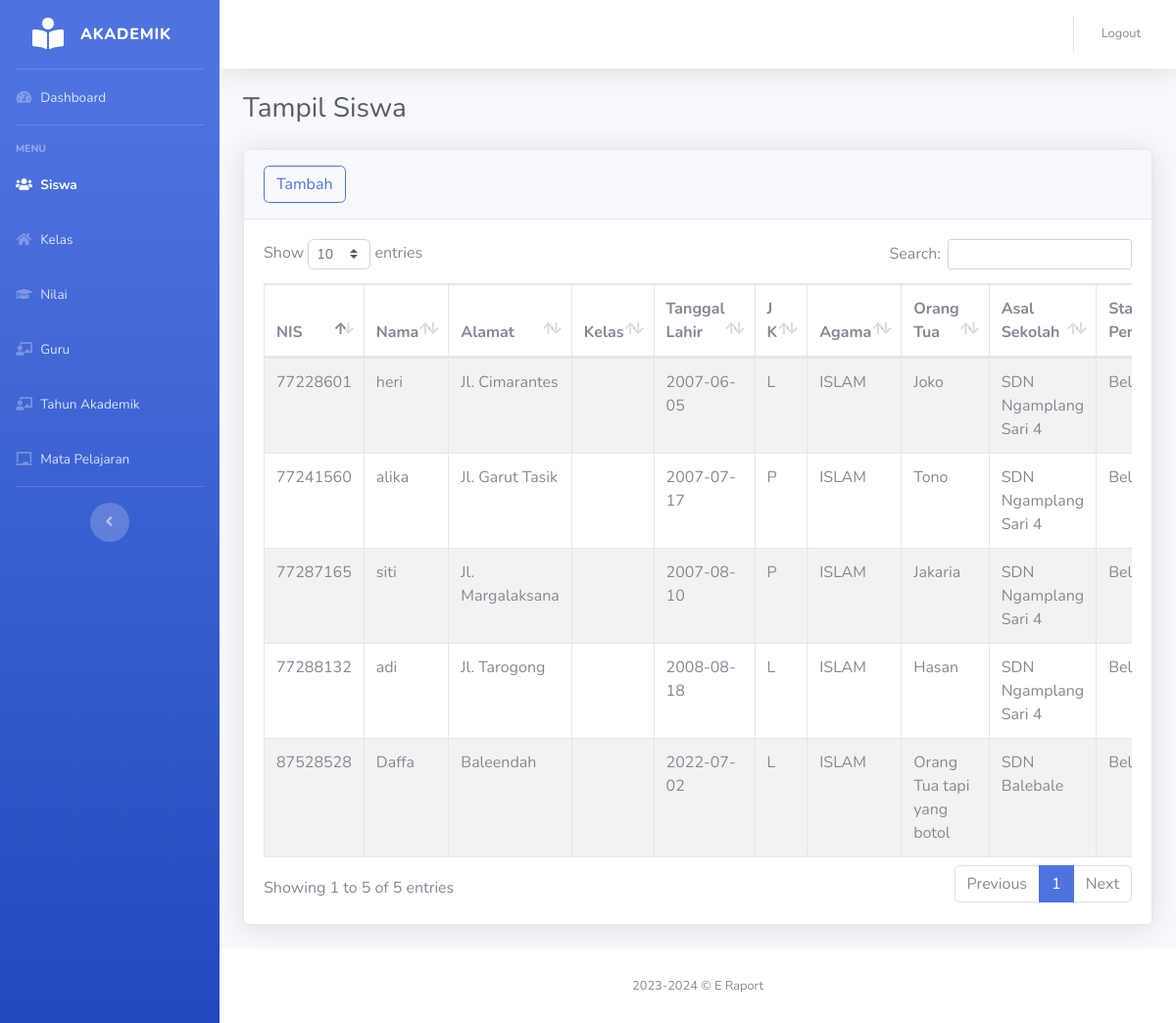
Before: /siswa/siswa.php with the older database file.
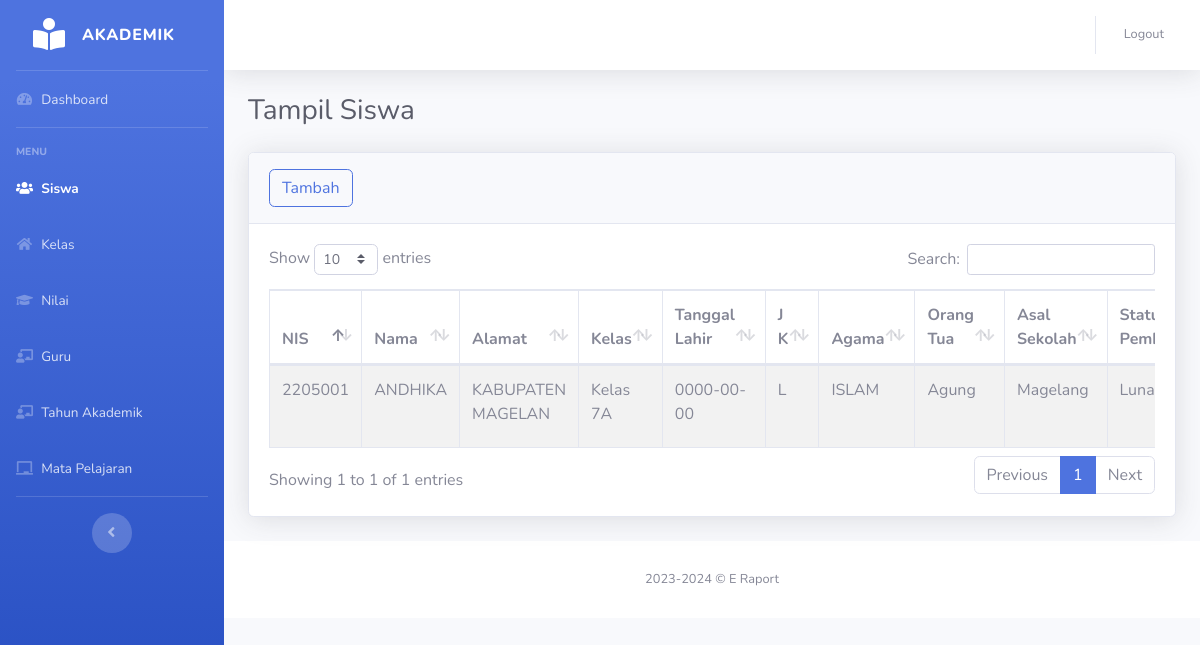
After: the same page with the newer database file.
### tables this page shows
CREATE TABLE `siswa` (
  `nis` varchar(8) NOT NULL,
  `nama` varchar(30) NOT NULL,
  `alamat` varchar(30) DEFAULT NULL,
  `tanggal_lahir` date DEFAULT NULL,
  `jenis_kelamin` enum('L','P') DEFAULT NULL,
  `agama` enum('ISLAM','PROTESTAN','KATHOLIK','HINDU','BUDHA','KONGHUCU','LAINNYA') DEFAULT NULL,
  `orang_tua` varchar(30) DEFAULT NULL,
  `asal_sekolah` varchar(50) NOT NULL,
  `id_kelas` int(11) DEFAULT NULL,
  `foto` varchar(255) DEFAULT NULL,
  `status_pembayaran` tinyint(1) DEFAULT 0
);

CREATE TABLE `kelas` (
  `id_kelas` int(11) NOT NULL,
  `nama_kelas` varchar(30) NOT NULL,
  `wali_kelas` varchar(100) DEFAULT NULL
);

### siswa/siswa.php (the view, shortened to what this page needs)
<?php
$title = 'siswa';
?>
<!DOCTYPE html>
<html lang="en">
<head>
    <link href="../assets/vendor/fontawesome-free/css/all.min.css" rel="stylesheet" type="text/css">
    <link href="../assets/css/sb-admin-2.min.css" rel="stylesheet">
    <link href="../assets/vendor/datatables/dataTables.bootstrap4.min.css" rel="stylesheet">
</head>
<body id="page-top">
    <div id="wrapper">
        <?php include_once("../layout/sidebar.php") ?>
        <div id="content-wrapper" class="d-flex flex-column">
            <div id="content">
                <?php include_once("../layout/topbar.php") ?>
                <div class="container-fluid">
                    <h1 class="h3 mb-4 text-gray-800">Tampil Siswa</h1>
                    <div class="card shadow mb-4">
                        <div class="card-header py-3">
                            <a href="siswa-tambah.php"><button type="button" class="btn btn-outline-primary rounded">Tambah</button></a>
                        </div>
                        <div class="card-body">
                            <?php
                            $db = dbConnect();
                            if ($db->connect_errno == 0) {
                                $sql = "
                                    SELECT siswa.*, kelas.nama_kelas
                                    FROM siswa
                                    LEFT JOIN kelas ON siswa.id_kelas = kelas.id_kelas
                                ";
                                $res = $db->query($sql);
                                if ($res) {
                                    ?>
                                    <div class="table-responsive">
                                        <table class="table table-bordered table-striped" id="dataTable" width="100%" cellspacing="0">
                                            <thead>
                                                <tr>
                                                    <th>NIS</th>
                                                    <th>Nama</th>
                                                    <th>Alamat</th>
                                                    <th>Kelas</th>
                                                    <th>Tanggal Lahir</th>
                                                    <th>J K</th>
                                                    <th>Agama</th>
                                                    <th>Orang Tua</th>
                                                    <th>Asal Sekolah</th>
                                                    <th>Status Pembayaran</th>
                                                </tr>
                                            </thead>
                                            <tbody>
                                                <?php
                                                $data = $res->fetch_all(MYSQLI_ASSOC);
                                                foreach ($data as $row) {
                                                    ?>
                                                    <tr>
                                                        <td><?= $row['nis']; ?></td>
                                                        <td><?= $row['nama']; ?></td>
                                                        <td><?= $row['alamat']; ?></td>
                                                        <td><?= $row['nama_kelas']; ?></td>
                                                        <td><?= $row['tanggal_lahir']; ?></td>
                                                        <td><?= $row['jenis_kelamin']; ?></td>
                                                        <td><?= $row['agama']; ?></td>
                                                        <td><?= $row['orang_tua']; ?></td>
                                                        <td><?= $row['asal_sekolah']; ?></td>
                                                        <td>
                                                            <?= $row['status_pembayaran'] == 1 ? 'Lunas' : 'Belum Lunas'; ?>
                                                        </td>
                                                    </tr>
                                                    <?php
                                                }
                                                ?>
                                            </tbody>
                                        </table>
                                        <?php
                                    } else {
                                        echo "Gagal Eksekusi SQL" . (DEVELOPMENT ? " : " . $db->error : "") . "<br>";
                                    }
                                } else {
                                    echo "Gagal koneksi" . (DEVELOPMENT ? " : " . $db->connect_error : "") . "<br>";
                                }
                                ?>
                            </div>
                        </div>
                    </div>
                </div>
                <?php include_once("../layout/footer.php") ?>
            </div>
        </div>
    </div>
</body>
</html>

### layout/sidebar.php
<ul class="navbar-nav bg-gradient-primary sidebar sidebar-dark accordion" id="accordionSidebar">
    <a class="sidebar-brand d-flex align-items-center justify-content-center" href="../../../index.html">
        <div class="sidebar-brand-icon ">
            <i class="fas fa-book-reader"></i>
        </div>
        <div class="sidebar-brand-text mx-3">Akademik</div>
    </a>
    <hr class="sidebar-divider my-0">
    <li class="nav-item <?php if($title == 'dashboard') echo "active" ?>">
        <a class="nav-link" href="../index.php">
            <i class="fas fa-fw fa-tachometer-alt"></i>
            <span>Dashboard</span></a>
    </li>
    <hr class="sidebar-divider">
    <div class="sidebar-heading">
        Menu
    </div>
    <li class="nav-item <?php if($title == 'siswa') echo 'active' ?>">
        <a class="nav-link" href="../siswa/siswa.php">
            <i class="fas fa-fw fa-users"></i>
            <span>Siswa</span>
        </a>
    </li>
    <li class="nav-item <?php if($title == 'kelas') echo 'active' ?>">
        <a class="nav-link" href="../kelas/kelas.php">
            <i class="fas fa-fw fa-home"></i>
            <span>Kelas</span>
        </a>
    </li>
    <li class="nav-item <?php if($title == 'nilai') echo 'active' ?>">
        <a class="nav-link" href="../nilai/nilai.php">
             <i class="fas fa-fw fa-graduation-cap"></i>
            <span>Nilai</span>
        </a>
    </li>
    <li class="nav-item <?php if($title == 'guru') echo 'active' ?>">
        <a class="nav-link" href="../guru/guru.php">
            <i class="fas fa-fw fa-chalkboard-teacher"></i>
            <span>Guru</span>
        </a>
    </li>
    <li class="nav-item <?php if($title == 'tahun_akademik') echo 'active' ?>">
        <a class="nav-link" href="../setting_pdf/tahun_akademik.php">
            <i class="fas fa-fw fa-chalkboard-teacher"></i>
            <span>Tahun Akademik</span>
        </a>
    </li>
    <li class="nav-item <?php if($title == 'mata-pelajaran') echo 'active' ?>">
        <a class="nav-link" href="../mata-pelajaran/mata-pelajaran.php">
            <i class="fas fa-fw fa-chalkboard"></i>
            <span>Mata Pelajaran</span>
        </a>
    </li>
    <hr class="sidebar-divider d-none d-md-block">
    <div class="text-center d-none d-md-inline">
        <button class="rounded-circle border-0" id="sidebarToggle"></button>
    </div>
</ul>

### layout/topbar.php (shortened to what this page needs)
<nav class="navbar navbar-expand navbar-light bg-white topbar mb-4 static-top shadow">
    <ul class="navbar-nav ml-auto">
        <li class="nav-item dropdown no-arrow">
            <a class="nav-link dropdown-toggle" href="#" id="userDropdown" role="button" data-toggle="dropdown" aria-haspopup="true" aria-expanded="false">
                <span class="mr-2 d-none d-lg-inline text-gray-600 small">Logout</span>
            </a>
        </li>
    </ul>
</nav>

### layout/footer.php
<footer class="sticky-footer bg-white">
                <div class="container my-auto">
                    <div class="copyright text-center my-auto">
                        <span>2023-2024 &copy; E Raport  </span>
                    </div>
                </div>
</footer>

Changed rows visible on the page:
removed siswa: nis "77228601", nama "heri", alamat "Jl. Cimarantes", tanggal_lahir "2007-06-05", jenis_kelamin "L", agama "ISLAM", orang_tua "Joko", asal_sekolah "SDN Ngamplang Sari 4", status_pembayaran "Belum Lunas"
removed siswa: nis "77241560", nama "alika", alamat "Jl. Garut Tasik", tanggal_lahir "2007-07-17", jenis_kelamin "P", agama "ISLAM", orang_tua "Tono", asal_sekolah "SDN Ngamplang Sari 4", status_pembayaran "Belum Lunas"
removed siswa: nis "77287165", nama "siti", alamat "Jl. Margalaksana", tanggal_lahir "2007-08-10", jenis_kelamin "P", agama "ISLAM", orang_tua "Jakaria", asal_sekolah "SDN Ngamplang Sari 4", status_pembayaran "Belum Lunas"
removed siswa: nis "77288132", nama "adi", alamat "Jl. Tarogong", tanggal_lahir "2008-08-18", jenis_kelamin "L", agama "ISLAM", orang_tua "Hasan", asal_sekolah "SDN Ngamplang Sari 4", status_pembayaran "Belum Lunas"
removed siswa: nis "87528528", nama "Daffa", alamat "Baleendah", tanggal_lahir "2022-07-02", jenis_kelamin "L", agama "ISLAM", orang_tua "Orang Tua tapi yang botol", asal_sekolah "SDN Balebale", status_pembayaran "Belum Lunas"
added siswa: nis "2205001", nama "ANDHIKA", alamat "KABUPATEN MAGELAN", id_kelas.nama_kelas "Kelas 7A", tanggal_lahir "0000-00-00", jenis_kelamin "L", agama "ISLAM", orang_tua "Agung", asal_sekolah "Magelang", status_pembayaran "Lunas"
Other visible differences:
text written by a page script: "Show entries Search: Showing 1 to 5 of 5 entries Previous 1 Next" → "Show entries Search: Showing 1 to 1 of 1 entries Previous 1 Next"
